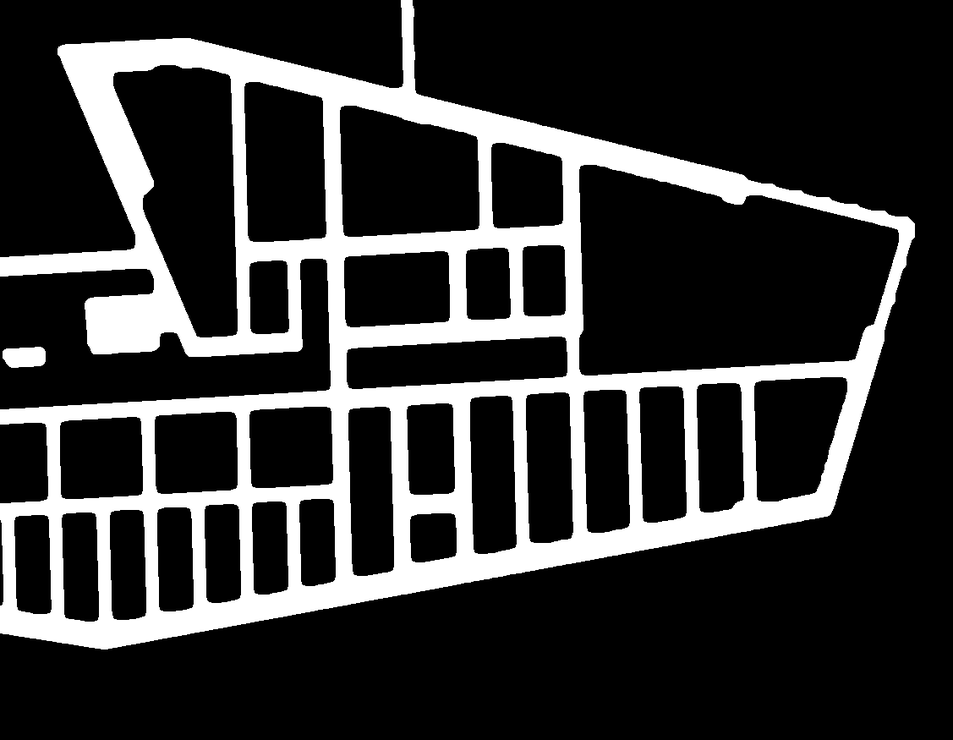
#> input picture src_pc2geojson/3_sb_morhps_dist_transform_thresh_crop.png, 953 x 740 px, shrunk from 1127 x 875 before the run, found by its file name
$ python optimal_contour.py
#> lines starting #> are read from the running program, lines starting #| are printed output that depends on the picture; after the words box and inside, x2 and y2 are one past the last pixel; in counts of white or black regions, pixels touching at a corner belong together
#Clean contour generator from optimal skeletonized image

import cv2
import numpy as np

# image path
fileName = "Repn3.png"

# Reading an image in default mode:
inputImage = cv2.imread("3_sb_morhps_dist_transform_thresh_crop.png")
#> inputImage is the input picture: shape (740, 953, 3); min 0, max 255, mean 51.8
inputImageCopy = inputImage.copy()

# Convert to grayscale:
grayscaleImage = cv2.cvtColor(inputImage, cv2.COLOR_BGR2GRAY)

# Compute the skeleton:
skeleton = cv2.ximgproc.thinning(grayscaleImage, None, 1)
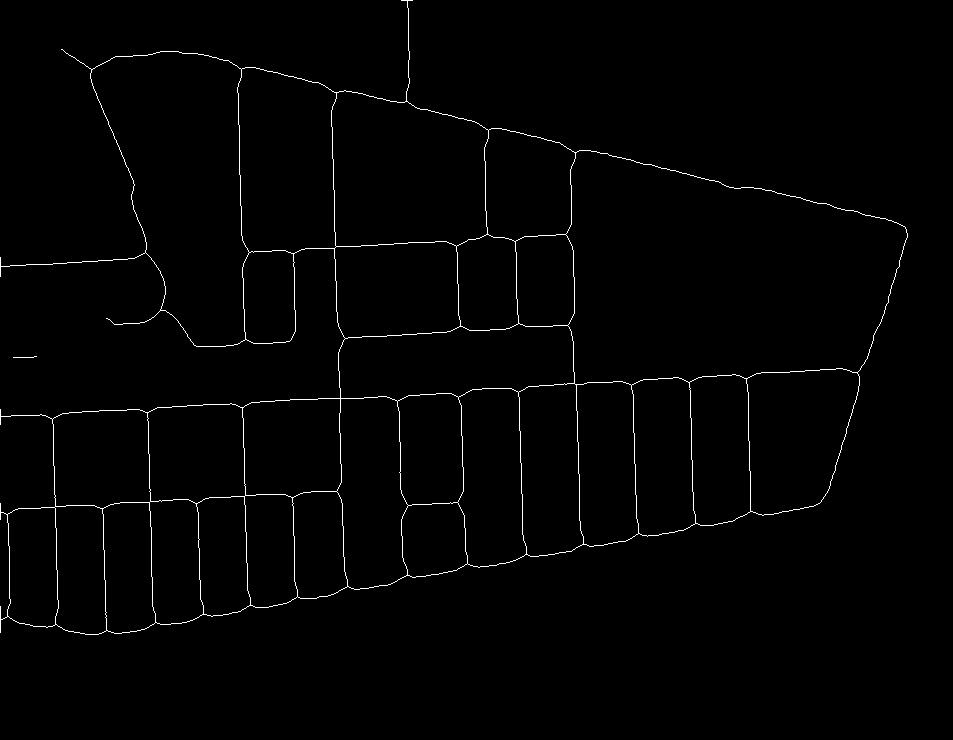
#> skeleton: shape (740, 953); 1.1% white in thin lines or dots, all inside (x1, y1, x2, y2) = (0, 0, 908, 635)

# Threshold the image so that white pixels get a value of 10 and
# black pixels a value of 0:
_, binaryImage = cv2.threshold(skeleton, 128, 10, cv2.THRESH_BINARY)

# Set the convolution kernel:
h = np.array([[1, 1, 1],
              [1, 10, 1],
              [1, 1, 1]])

# Convolve the image with the kernel:
imgFiltered = cv2.filter2D(binaryImage, -1, h)
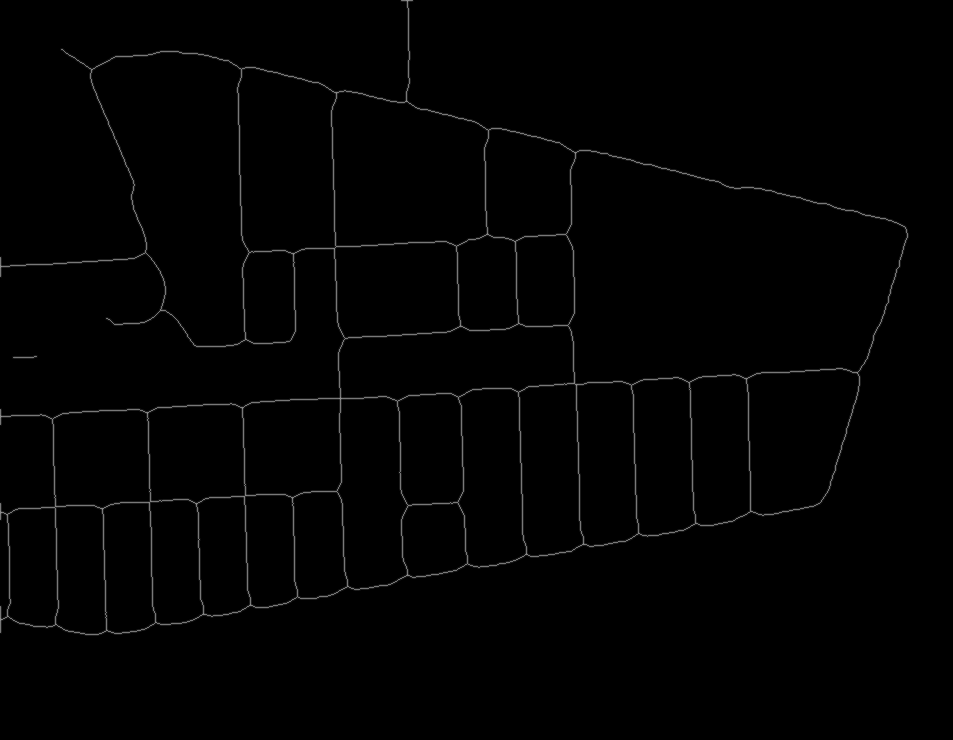
#> imgFiltered: shape (740, 953); min 0, max 140, mean 2

cv2.imwrite('optimal_1.png', imgFiltered)

# Create list of thresholds:
thresh = [130, 110, 40]

# Prepare the final mask of points:
(height, width) = binaryImage.shape
#> height = 740; width = 953
pointsMask = np.zeros((height, width, 1), np.uint8)

# Perform convolution and create points mask:
for t in range(len(thresh)):
    # Get current threshold:
    currentThresh = thresh[t]
    # Locate the threshold in the filtered image:
    tempMat = np.where(imgFiltered == currentThresh, 255, 0)
    # Convert and shape the image to a uint8 height x width x channels
    # numpy array:
    tempMat = tempMat.astype(np.uint8)
    tempMat = tempMat.reshape(height,width,1)
    # Accumulate mask:
    pointsMask = cv2.bitwise_or(pointsMask, tempMat)
#> this loop made 3 passes
#> pass 1, `tempMat = np.where(imgFiltered == currentThresh, 255, 0)`:
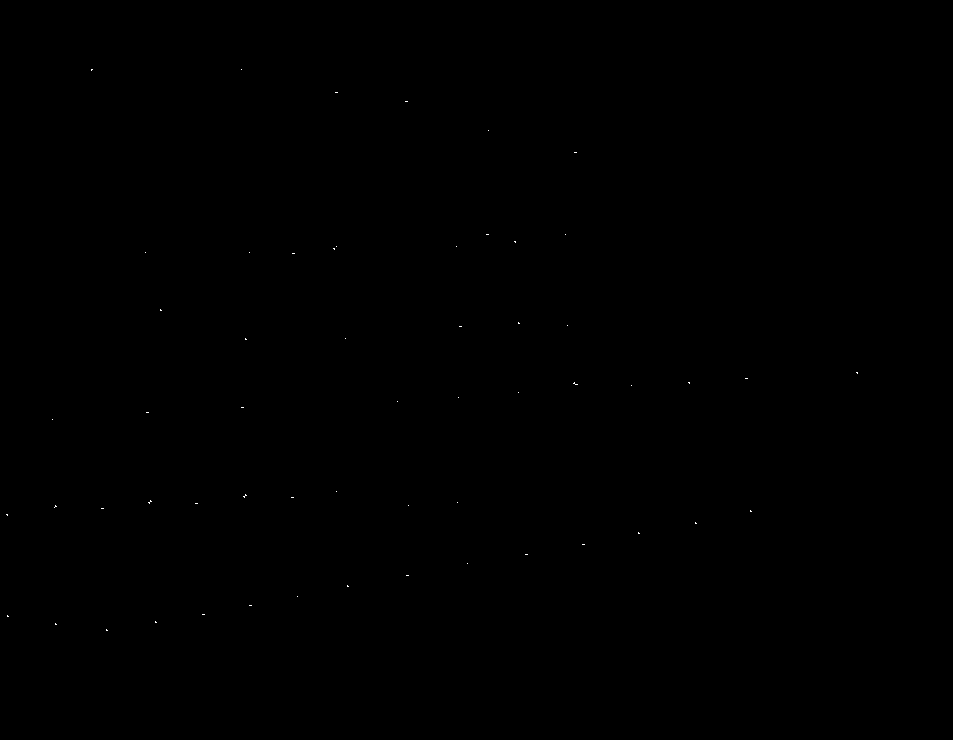
#> tempMat: shape (740, 953) int64; 0.02% white in thin lines or dots, all inside (x1, y1, x2, y2) = (6, 69, 858, 631)
#> after the loop: pointsMask: shape (740, 953); 0.03% white in thin lines or dots, all inside (x1, y1, x2, y2) = (0, 0, 905, 633)

# Set kernel (structuring element) size:
kernelSize = 3
# Set operation iterations:
opIterations = 4
# Get the structuring element:
morphKernel = cv2.getStructuringElement(cv2.MORPH_RECT, (kernelSize, kernelSize))
# Perform Dilate:
pointsMask = cv2.morphologyEx(pointsMask, cv2.MORPH_DILATE, morphKernel, None, None, opIterations, cv2.BORDER_REFLECT101)
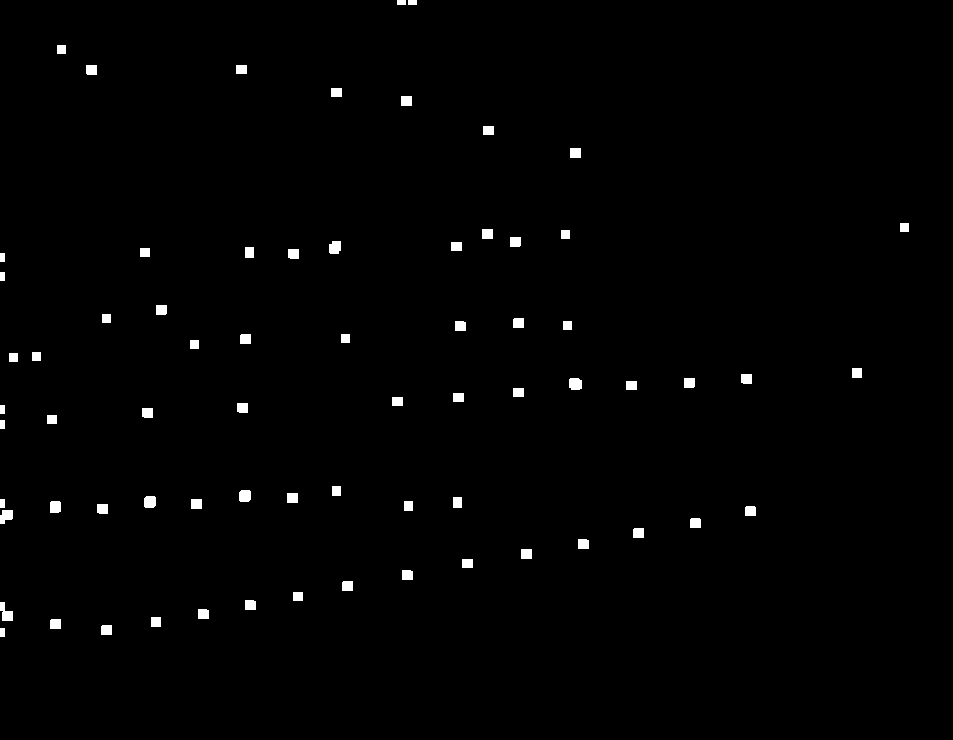
#> pointsMask: shape (740, 953); 0.97% white; 70 white regions

cv2.imwrite('optimal_2.png', pointsMask)

# Look for the outer contours (no children):
contours, _ = cv2.findContours(pointsMask, cv2.RETR_EXTERNAL, cv2.CHAIN_APPROX_SIMPLE)
#> contours = 70 contours; largest, box (x1, y1, x2, y2) and area: (0, 602, 13, 621) 124, (569, 378, 582, 390) 122, (329, 241, 341, 254) 118, (144, 496, 156, 508) 116, (239, 490, 251, 502) 116

# Store the points here:
pointsList = []

# Loop through the contours:
for i, c in enumerate(contours):

    # Get the contours bounding rectangle:
    boundRect = cv2.boundingRect(c)

    # Get the centroid of the rectangle:
    cx = int(boundRect[0] + 0.5 * boundRect[2])
    cy = int(boundRect[1] + 0.5 * boundRect[3])

    # Store centroid into list:
    pointsList.append( (cx,cy) )

    # Set centroid circle and text:
    color = (0, 0, 255)
    cv2.circle(inputImageCopy, (cx, cy), 3, color, -1)
    font = cv2.FONT_HERSHEY_COMPLEX
    cv2.putText(inputImageCopy, str(i), (cx, cy), font, 0.5, (0, 255, 0), 1)
#> this loop made 70 passes
#> (c, boundRect, cx, cy) on passes 1, 4, 8, 11, 12, 19, 21, 22: ([[0, 628], [0, 636], [4, 636], [4, 628]], (0, 628, 5, 9), 2, 632), ([[151, 617], [151, 626], [160, 626], [160, 617]], (151, 617, 10, 10), 156, 622), ([[293, 592], [293, 600], [302, 600], [302, 592]], (293, 592, 10, 9), 298, 596), ([[462, 559], [462, 567], [472, 567], [472, 559]], (462, 559, 11, 9), 467, 563), ([[521, 549], [521, 558], [531, 558], [531, 549]], (521, 549, 11, 10), 526, 554), ([[404, 501], [404, 510], [412, 510], [412, 501]], (404, 501, 9, 10), 408, 506), ([[191, 499], [191, 508], [201, 508], [201, 499]], (191, 499, 11, 10), 196, 504), ([[0, 499], [0, 507], [4, 507], [4, 499]], (0, 499, 5, 9), 2, 503)
#> (boundRect, cx, cy) on passes 2, 3, 5, 6, 7, 9: ((101, 625, 11, 10), 106, 630), ((50, 619, 11, 10), 55, 624), ((198, 609, 11, 10), 203, 614), ((0, 602, 13, 19), 6, 611), ((245, 600, 11, 10), 250, 605), ((342, 581, 11, 10), 347, 586)
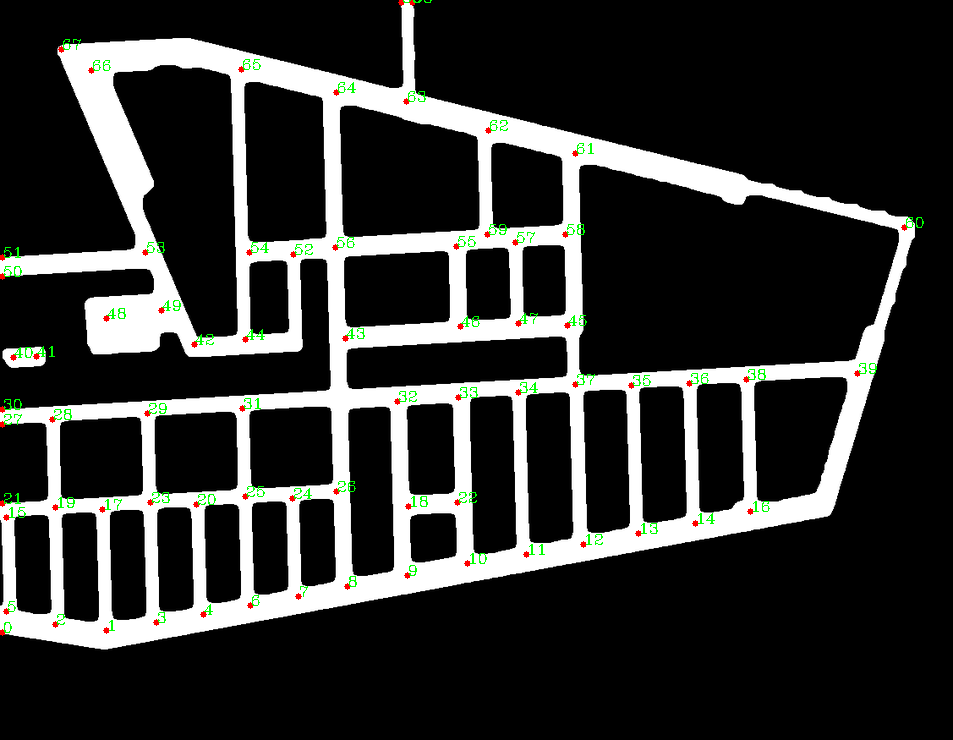
#> inputImageCopy: shape (740, 953, 3); 0.87% of pixels changed, all inside (x1, y1, x2, y2) = (0, 0, 924, 636)
#> after the loop, pointsList = 70 pairs, first value 2 to 904, second value 2 to 632

cv2.imwrite('optimal_3.png', inputImageCopy)
